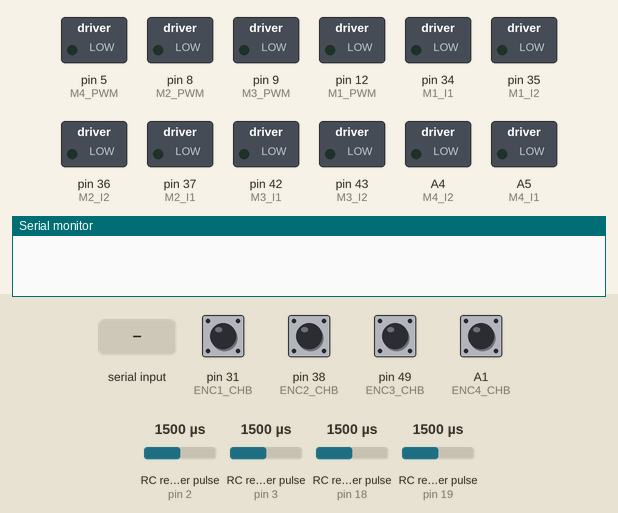
This sketch was run on a simulated Arduino Mega 2560, built with avr-gcc and run on an emulated ATmega2560. Parts: switched loads named in the sketch (green lamp = pin HIGH), the last lines printed to the serial monitor. Wiring (inferred from the names in the program): 4 × RC receiver channel: data pin 2 / data pin 3 / data pin 18 / data pin 19. The inputs (shaded band) are chosen by the test bench; at power-on: A1 (ENC4_CHB), pin 31 (ENC1_CHB), pin 38 (ENC2_CHB), pin 49 (ENC3_CHB) HIGH, RC receiver pulse (sensors on pin 2, pin 3, pin 18, pin 19) 1500 µs.

Above: at 1.2 s.
1.3 s: "w90\n" received over Serial
At 1.8 s:
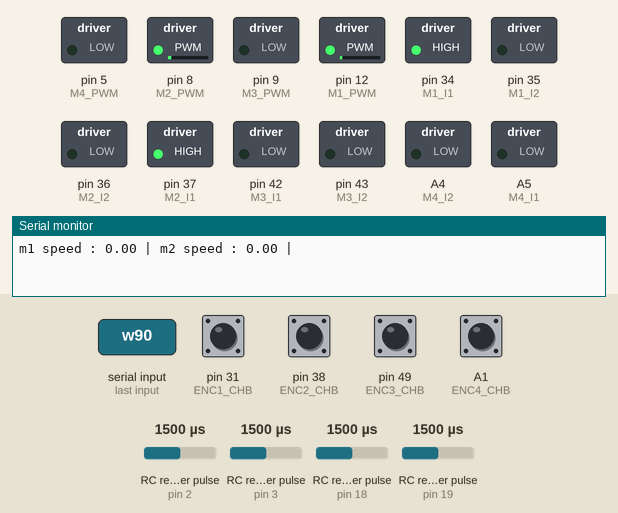
At 2.45 s:
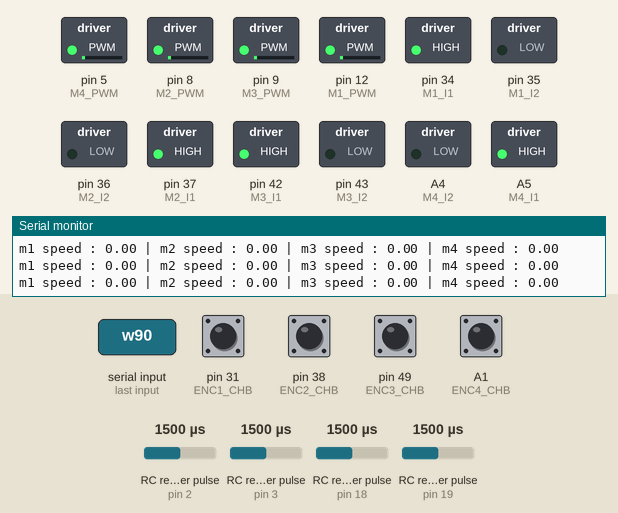
4.3 s: "a90\n" received over Serial
At 7.27 s:
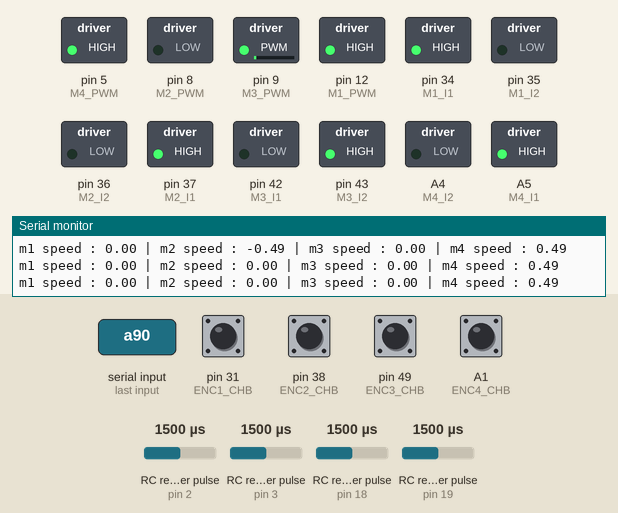
7.3 s: RC receiver pulse (sensor on pin 2) set to 1020 µs
10.3 s: RC receiver pulse (sensor on pin 3) set to 1250 µs
Timing chart, 0 to 13.3 s (numbered marks = the images above; inputs shaded):
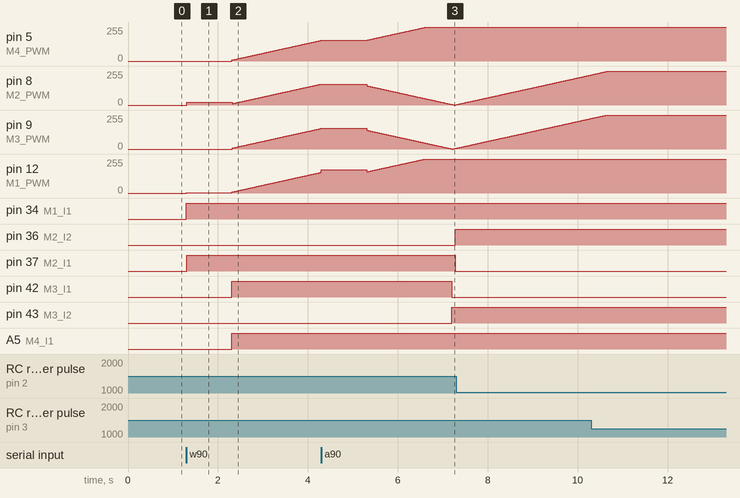

Measured:
- after the input at 1.3 s, pin 5 (M4_PWM): moves from 0/255 to 155/255 over 2.0 s, starting after 1.0 s; pin 9 (M3_PWM): moves from 0/255 to 154/255 over 2.0 s, starting after 1.0 s
- after the input at 4.3 s, pin 36 (M2_I2): LOW → HIGH after 3.0 s; pin 37 (M2_I1): HIGH → LOW after 3.0 s; pin 42 (M3_I1): HIGH → LOW after 2.9 s; pin 43 (M3_I2): LOW → HIGH after 2.9 s

The sketch:

keyboard_control.ino
```cpp
#include "PID.h"
byte newMode; // f:전진, b:후진, l:좌회전, r:우회전, s:정지, a:가속, d:감속
byte preMode;


//Robot parameter
#define L       45      //45mm
#define D       85      //85mm
#define LPLUSD  0.13    //L+D=130mm/1000 = 0.13m
#define R       30      //30mm


int b;
void setup() {
  motor_setting();
}

void loop() {
  keyboard_function();
}


void MecanumVelocity(float vx, float vy, float dpi) {
  //vx, vy(robot velocity) unit -> cm/sec
  //dpi(robot angular velocity) unit -> deg/sec
  float v1, v2, v3, v4;
  float drot;

  //[deg/sec] to [rad/sec] :( *pi/180)--> cm(rad)/sec
//  dpi *= 31.41593;
//  dpi /= 18;

//  drot = LPLUSD * dpi;
  m1_speed = vx - vy - drot;
  m2_speed = vx + vy - drot;
  m3_speed = vx - vy + drot;
  m4_speed = vx + vy + drot;

  //wheel linear velocity to wheel speed
  m1_ref_spd = m1_speed * 8 / 3.141593;
  m2_ref_spd = m1_speed * 8 / 3.141593;
  m3_ref_spd = m1_speed * 8 / 3.141593;
  m4_ref_spd = m1_speed * 8 / 3.141593;
}


void keyboard_function(){
  if(Serial.available()) {
  preMode = newMode;
  newMode = Serial.read();
  }

  switch(newMode) {
  case 'w':
  M1vel_PID(15);
  M2vel_PID(15);
  M3vel_PID(-15);
  M4vel_PID(-15);
  break;

  case 's':
  M1vel_PID(0);
  M2vel_PID(0);
  M3vel_PID(0);
  M4vel_PID(0);
  break;

  case 'a':
  M1vel_PID(15);
  M2vel_PID(-15);
  M3vel_PID(15);
  M4vel_PID(-15);
  break;

  case 'd':
  M1vel_PID(-15);
  M2vel_PID(15);
  M3vel_PID(-15);
  M4vel_PID(15);
  break;

  case 'x':
  M1vel_PID(-15);
  M2vel_PID(-15);
  M3vel_PID(15);
  M4vel_PID(15);
  break;
  }
}
```

PID.h
```cpp
#define rotation 2160

//for Encoder pin define
#define ENC1_CHA    18  //INT.5
#define ENC1_CHB    31

#define ENC2_CHA    19  //INT.4
#define ENC2_CHB    38

#define ENC3_CHA    3   //INT.1
#define ENC3_CHB    49

#define ENC4_CHA    2   //INT.0
#define ENC4_CHB    A1

//for Motor I/O pin define
#define M1_I1       34
#define M1_I2       35
#define M1_PWM      12

#define M2_I1       37
#define M2_I2       36
#define M2_PWM      8

#define M3_I1       42
#define M3_I2       43
#define M3_PWM      9

#define M4_I1       A5
#define M4_I2       A4
#define M4_PWM      5


#define Kp1 0.4// P-gain
#define Ki1 0.03// i-gain
#define Kd1 0.2// d-gain

#define Kp2 0.4// P-gain
#define Ki2 0.03// i-gain
#define Kd2 0.2// d-gain

#define Kp3 0.4// P-gain
#define Ki3 0.03// i-gain
#define Kd3 0.2// d-gain

#define Kp4 0.4// P-gain
#define Ki4 0.03// i-gain
#define Kd4 0.2// d-gain

//Variables
//Encoder value
long    e1cnt = 0;
long    e1cnt_k = 0, e1cnt_k_1 = 0, d_e1cnt = 0;
long    e2cnt = 0;
long    e2cnt_k = 0, e2cnt_k_1 = 0, d_e2cnt = 0;
long    e3cnt = 0;
long    e3cnt_k = 0, e3cnt_k_1 = 0, d_e3cnt = 0;
long    e4cnt = 0;
long    e4cnt_k = 0, e4cnt_k_1 = 0, d_e4cnt = 0;

//motor value
float   m1_speed = 0;
float   m1turn = 0;
float   m2_speed = 0;
float   m2turn = 0;
float   m3_speed = 0;
float   m3turn = 0;
float   m4_speed = 0;
float   m4turn = 0;

//for motor control variable
//motor1
float   m1_ref_spd = 0;
float   m1_err_spd = 0;
float   m1_err_spd_k_1 = 0;
float   m1_derr_spd = 0;
float   m1_err_sum = 0;
float   m1_ctrl_up = 0;
float   m1_ctrl_ui = 0;
float   m1_ctrl_ud = 0;
int     m1_ctrl_u = 0;
int     m1_ipwm_u = 0;
//motor2
float   m2_ref_spd = 0;
float   m2_err_spd = 0;
float   m2_err_spd_k_1 = 0;
float   m2_derr_spd = 0;
float   m2_err_sum = 0;
float   m2_ctrl_up = 0;
float   m2_ctrl_ui = 0;
float   m2_ctrl_ud = 0;
int     m2_ctrl_u = 0;
int     m2_ipwm_u = 0;
//motor3
float   m3_ref_spd = 0;
float   m3_err_spd = 0;
float   m3_err_spd_k_1 = 0;
float   m3_derr_spd = 0;
float   m3_err_sum = 0;
float   m3_ctrl_up = 0;
float   m3_ctrl_ui = 0;
float   m3_ctrl_ud = 0;
int     m3_ctrl_u = 0;
int     m3_ipwm_u = 0;
//motor4
float   m4_ref_spd = 0;
float   m4_err_spd = 0;
float   m4_err_spd_k_1 = 0;
float   m4_derr_spd = 0;
float   m4_err_sum = 0;
float   m4_ctrl_up = 0;
float   m4_ctrl_ui = 0;
float   m4_ctrl_ud = 0;
int     m4_ctrl_u = 0;
int     m4_ipwm_u = 0;

//-----------------------------------//
float   M1err_P = 0;
float   M1err_I = 0;
float   M1err_D = 0;
float   M1err_B = 0;
long    M1PID_val = 0;

float   M2err_P = 0;
float   M2err_I = 0;
float   M2err_D = 0;
float   M2err_B = 0;
long    M2PID_val = 0;

float   M3err_P = 0;
float   M3err_I = 0;
float   M3err_D = 0;
float   M3err_B = 0;
long    M3PID_val = 0;

float   M4err_P = 0;
float   M4err_I = 0;
float   M4err_D = 0;
float   M4err_B = 0;
long    M4PID_val = 0;

unsigned long M1t_k = 0, M1t_k_1 = 0, M1dt = 0;
unsigned long M2t_k = 0, M2t_k_1 = 0, M2dt = 0;
unsigned long M3t_k = 0, M3t_k_1 = 0, M3dt = 0;
unsigned long M4t_k = 0, M4t_k_1 = 0, M4dt = 0;


void Enc1chA_ISR();
void Enc2chA_ISR();
void Enc3chA_ISR();
void Enc4chA_ISR();


void M1vel_PID(int m1_ref_spd);
void M2vel_PID(int m2_ref_spd);
void M3vel_PID(int m3_ref_spd);
void M4vel_PID(int m4_ref_spd);

void M1RPM(int m1_ref_spd);
void M2RPM(int m2_ref_spd);
void M3RPM(int m3_ref_spd);
void M4RPM(int m4_ref_spd);


void M1doMotor(bool dir, long vel);
void M2doMotor(bool dir, long vel);
void M3doMotor(bool dir, long vel);
void M4doMotor(bool dir, long vel);


void motor_setting(){
    // put your setup code here, to run once:
  pinMode(ENC1_CHA, INPUT_PULLUP);
  pinMode(ENC1_CHB, INPUT_PULLUP);
  pinMode(ENC2_CHA, INPUT_PULLUP);
  pinMode(ENC2_CHB, INPUT_PULLUP);
  pinMode(ENC3_CHA, INPUT_PULLUP);
  pinMode(ENC3_CHB, INPUT_PULLUP);
  pinMode(ENC4_CHA, INPUT_PULLUP);
  pinMode(ENC4_CHB, INPUT_PULLUP);

  pinMode(M1_I1, OUTPUT);
  pinMode(M1_I2, OUTPUT);
  pinMode(M1_PWM, OUTPUT);
  pinMode(M2_I1, OUTPUT);
  pinMode(M2_I2, OUTPUT);
  pinMode(M2_PWM, OUTPUT);
  pinMode(M3_I1, OUTPUT);
  pinMode(M3_I2, OUTPUT);
  pinMode(M3_PWM, OUTPUT);
  pinMode(M4_I1, OUTPUT);
  pinMode(M4_I2, OUTPUT);
  pinMode(M4_PWM, OUTPUT);

  //encoder 값을 받기 위한 외부 인터럽트 설정
  attachInterrupt(digitalPinToInterrupt(ENC1_CHA), Enc1chA_ISR, CHANGE);
  attachInterrupt(digitalPinToInterrupt(ENC2_CHA), Enc2chA_ISR, CHANGE);
  attachInterrupt(digitalPinToInterrupt(ENC3_CHA), Enc3chA_ISR, CHANGE);
  attachInterrupt(digitalPinToInterrupt(ENC4_CHA), Enc4chA_ISR, CHANGE);
  Serial.begin(115200);
}


void M1vel_PID(int m1_ref_spd){
    if(Serial.available()){
      m1_ref_spd = Serial.parseFloat();
    }

    M1RPM(m1_ref_spd);
    m1_err_spd =  m1_ref_spd - m1_speed;
    M1err_P = m1_err_spd;
    M1err_I += M1err_P;
    M1err_D = M1err_B - M1err_P;
    M1err_B = M1err_P;

    M1PID_val=((M1err_P * Kp1) + (M1err_I * Ki1) + (M1err_D * Kd1));
    m1_ctrl_u = M1PID_val;
    // 속도 오차가 생기면
    M1doMotor(m1_ctrl_u >= 0 ? HIGH : LOW, m1_ctrl_u);
    Serial.print("m1 speed : ");
    //Serial.println(m1_ref_spd);
    Serial.print(m1_speed);
    Serial.print(" | ");

}


void M2vel_PID(int m2_ref_spd){


    if(Serial.available()){
      m2_ref_spd = Serial.parseFloat();
    }

    M2RPM(m2_ref_spd);
    m2_err_spd =  m2_ref_spd - m2_speed;
    M2err_P = m2_err_spd;
    M2err_I += M2err_P;
    M2err_D = M2err_B - M2err_P;
    M2err_B = M2err_P;

    M2PID_val=((M2err_P * Kp2) + (M2err_I * Ki2) + (M2err_D * Kd2));
    m2_ctrl_u = M2PID_val;
    // 속도 오차가 생기면
    M2doMotor(m2_ctrl_u >= 0 ? HIGH : LOW, m2_ctrl_u);
    Serial.print("m2 speed : ");
    Serial.print(m2_speed);
    Serial.print(" | ");

}

void M3vel_PID(int m3_ref_spd){

    if(Serial.available()){
      m3_ref_spd = Serial.parseFloat();
    }


    M3RPM(m3_ref_spd);
    m3_err_spd =  m3_ref_spd - m3_speed;
    M3err_P = m3_err_spd;
    M3err_I += M3err_P;
    M3err_D = M3err_B - M3err_P;
    M3err_B = M3err_P;

    M3PID_val=((M3err_P * Kp3) + (M3err_I * Ki3) + (M3err_D * Kd3));
    m3_ctrl_u = M3PID_val;
    // 속도 오차가 생기면
    M3doMotor(m3_ctrl_u >= 0 ? HIGH : LOW, m3_ctrl_u);
    Serial.print("m3 speed : ");
    Serial.print(m3_speed);
    Serial.print(" | ");
}

void M4vel_PID(int m4_ref_spd){

    if(Serial.available()){
      m4_ref_spd = Serial.parseFloat();
    }

    M4RPM(m4_ref_spd);
    m4_err_spd =  m4_ref_spd - m4_speed;
    M4err_P = m4_err_spd;
    M4err_I += M4err_P;
    M4err_D = M4err_B - M4err_P;
    M4err_B = M4err_P;

    M4PID_val=((M4err_P * Kp4) + (M4err_I * Ki4) + (M4err_D * Kd4));
    m4_ctrl_u = M4PID_val;
    // 속도 오차가 생기면
    M4doMotor(m4_ctrl_u >= 0 ? HIGH : LOW, m4_ctrl_u);
    Serial.print("m4 speed : ");
    Serial.println(m4_speed);
}

void M1RPM(int m1_ref_spd){

  M1t_k = millis();//시간측정
  M1dt = M1t_k - M1t_k_1;//시간변화율
  if(M1dt >= 50){
    e1cnt_k = e1cnt;
    d_e1cnt = e1cnt_k - e1cnt_k_1;// 엔코더 값
    m1_speed = d_e1cnt * 60000/rotation;
    m1_speed /= (signed long)M1dt;// 거 = 속 시 RPM 값
    M1t_k_1 = M1t_k;//시간 초기화
    e1cnt_k_1 = e1cnt_k;//엔코더 초기화
  }
}

void M2RPM(int m2_ref_spd){

  M2t_k = millis();//시간측정
  M2dt = M2t_k - M2t_k_1;//시간변화율
  if(M2dt >= 50){
    e2cnt_k = e2cnt;
    d_e2cnt = e2cnt_k - e2cnt_k_1;// 엔코더 값
    m2_speed = d_e2cnt * 60000/rotation;
    m2_speed /= (signed long)M2dt;// 거 = 속 시 RPM 값
    M2t_k_1 = M2t_k;//시간 초기화
    e2cnt_k_1 = e2cnt_k;//엔코더 초기화
  }
}


void M3RPM(int m3_ref_spd){

  M3t_k = millis();//시간측정
  M3dt = M3t_k - M3t_k_1;//시간변화율
  if(M3dt >= 50){
    e3cnt_k = e3cnt;
    d_e3cnt = e3cnt_k - e3cnt_k_1;// 엔코더 값
    m3_speed = d_e3cnt * 60000/rotation;
    m3_speed /= (signed long)M3dt;// 거 = 속 시 RPM 값
    M3t_k_1 = M3t_k;//시간 초기화
    e3cnt_k_1 = e3cnt_k;//엔코더 초기화
  }
}

void M4RPM(int m4_ref_spd){

  M4t_k = millis();//시간측정
  M4dt = M4t_k - M4t_k_1;//시간변화율
  if(M4dt >= 50){
    e4cnt_k = e4cnt;
    d_e4cnt = e4cnt_k - e4cnt_k_1;// 엔코더 값
    m4_speed = d_e4cnt * 60000/rotation;
    m4_speed /= (signed long)M4dt;// 거 = 속 시 RPM 값
    M4t_k_1 = M4t_k;//시간 초기화
    e4cnt_k_1 = e4cnt_k;//엔코더 초기화
  }
}

void M1doMotor(bool dir, long vel){

  digitalWrite(M1_I1, dir);
  digitalWrite(M1_I2, !dir);
  vel = abs(vel);
  m1_ipwm_u = vel > 255 ? 255 : vel;
  analogWrite(M1_PWM, m1_ipwm_u);
}

void M2doMotor(bool dir, long vel){

  digitalWrite(M2_I1, dir);
  digitalWrite(M2_I2, !dir);
  vel = abs(vel);
  m2_ipwm_u = vel > 255 ? 255 : vel;
  analogWrite(M2_PWM, m2_ipwm_u);
}
void M3doMotor(bool dir, long vel){

  digitalWrite(M3_I1, !dir);
  digitalWrite(M3_I2, dir);
  vel = abs(vel);
  m3_ipwm_u = vel > 255 ? 255 : vel;
  analogWrite(M3_PWM, m3_ipwm_u);
}
void M4doMotor(bool dir, long vel){

  digitalWrite(M4_I1, !dir);
  digitalWrite(M4_I2, dir);
  vel = abs(vel);
  m4_ipwm_u = vel > 255 ? 255 : vel;
  analogWrite(M4_PWM, m4_ipwm_u);

}


void Enc1chA_ISR(){  e1cnt += (digitalRead(ENC1_CHA)==digitalRead(ENC1_CHB))?1:-1;}
void Enc2chA_ISR(){  e2cnt += (digitalRead(ENC2_CHA)==digitalRead(ENC2_CHB))?1:-1;}
void Enc3chA_ISR(){  e3cnt += (digitalRead(ENC3_CHA)==digitalRead(ENC3_CHB))?1:-1;}
void Enc4chA_ISR(){  e4cnt += (digitalRead(ENC4_CHA)==digitalRead(ENC4_CHB))?1:-1;}
```
